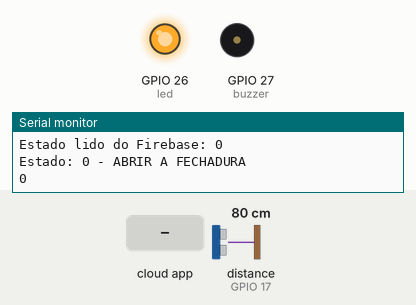
The sketch below on a simulated ESP32. Shown: output pins drawn as LEDs (lit = HIGH), buzzer (waves = sounding), the last lines printed to the serial monitor. The test bench sets the inputs (shaded band); at power-on: distance to the obstacle (sensor on GPIO 17) 80 cm. The echo pulse lasts 58.3 µs per cm; WiFi joins after 1.5 s; servers stay silent unless stated; the Firebase database answers and starts empty; pins used as bus, display or sensor lines are not drawn.

Above: at 3.2 s.
3.3 s: the phone or cloud app sets fechadura to 1
At 4.1 s:
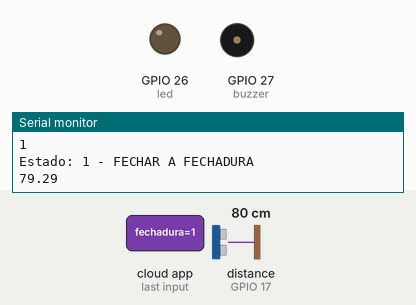
4.9 s: distance to the obstacle (sensor on GPIO 17) set to 12 cm
6.6 s: distance to the obstacle (sensor on GPIO 17) set to 9 cm
At 7.9 s:
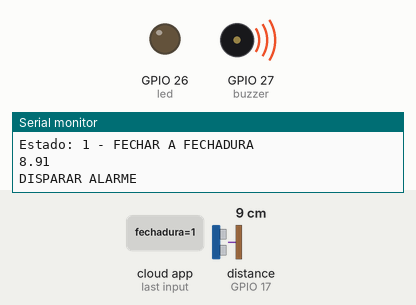
8.2 s: the phone or cloud app sets fechadura to 0
At 9.2 s:
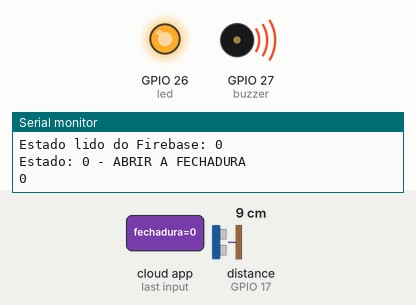
Timing chart, 0 to 11.1 s (numbered marks = the images above; inputs shaded):
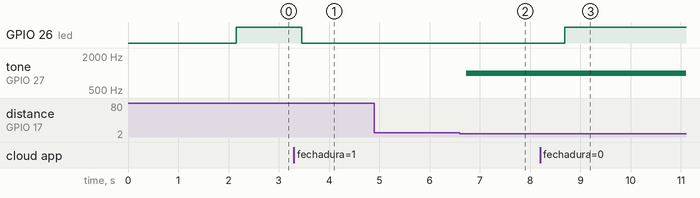

The sketch:

safeCycle.ino
```cpp
#include <WiFi.h>
#include <Firebase_ESP_Client.h>

#define WIFI_SSID "note 12 iwin"
#define WIFI_PASSWORD "iwinlb04"

#define API_KEY "AIzaSyCELZUB4BzaezA4rZiYMERuQ6DF40ULL_A"
#define DATABASE_URL "ledwoki-default-rtdb.firebaseio.com"
#define USER_EMAIL "teste003@gmail.com"
#define USER_PASSWORD "123456789"

FirebaseData fbdo;
FirebaseAuth auth;
FirebaseConfig config;

unsigned long sendDataPrevMillis = 0;
const int numReadings = 10;
const int readingDelay = 50;

int led = 26;
int trigPin = 16;
int echoPin = 17;
int buzzer = 27;

int estado_fechadura = 0;

void fechar_fechadura();
void abrir_fechadura();

void setup() {
  pinMode(led, OUTPUT);
  pinMode(trigPin, OUTPUT);
  pinMode(echoPin, INPUT);
  pinMode (buzzer, OUTPUT);
  Serial.begin(115200);
  WiFi.mode(WIFI_STA);
  WiFi.begin(WIFI_SSID, WIFI_PASSWORD);
  Serial.print("Conectando ao Wi-Fi");
  while (WiFi.status() != WL_CONNECTED) {
    Serial.println(".");
    delay(1000);
  }
  Serial.println("\nConectado ao Wi-Fi com IP: " + WiFi.localIP().toString());

  // Configuração do Firebase
  config.api_key = API_KEY;
  auth.user.email = USER_EMAIL;
  auth.user.password = USER_PASSWORD;
  config.database_url = DATABASE_URL;
  Firebase.reconnectNetwork(true);
  config.timeout.serverResponse = 10 * 1000;

  Firebase.begin(&config, &auth);
  Firebase.setDoubleDigits(5);
  fbdo.setBSSLBufferSize(1024, 1024);
  fbdo.setResponseSize(1024);
  Serial.println("Conectado ao Firebase");
}

void loop() {

  if (Firebase.ready()) {
    if (Firebase.RTDB.getInt(&fbdo, "/tranca/fechadura")) {
      estado_fechadura = fbdo.intData();
      Serial.print("Estado lido do Firebase: ");
      Serial.println(estado_fechadura);
    } else {
      Serial.print("Falha ao ler do Firebase: ");
      Serial.println(fbdo.errorReason());
    }
  }

  switch (estado_fechadura) {
    case 0:
      Serial.println("Estado: 0 - ABRIR A FECHADURA");
      Serial.println(estado_fechadura);
      abrir_fechadura();
      break;

    case 1:
      digitalWrite(trigPin, LOW);
      delayMicroseconds(2);
      digitalWrite(trigPin, HIGH);
      delayMicroseconds(10);
      digitalWrite(trigPin, LOW);
      long duration = pulseIn(echoPin, HIGH);
      float distance = duration * 0.034 / 2;
      Serial.println("DISTANCIA SENSOR");
      Serial.println(distance);


      Serial.println(estado_fechadura);
      Serial.println("Estado: 1 - FECHAR A FECHADURA");
      Serial.println(distance);
      fechar_fechadura();
      if (distance < 10) {
        Serial.println("DISPARAR ALARME");
        tone(buzzer, 1000);
      }else{
        noTone(buzzer);
      }
      break;
  }

  delay(500);
}

void fechar_fechadura() {
  digitalWrite(led, 0);
}

void abrir_fechadura() {
  digitalWrite(led, 1);
}
```

Measured:
- the behaviour switches between 11 and 10 cm on distance to the obstacle (sensor on GPIO 17) (found by bisection; images 1 and 2)
- after the input at 3.3 s, GPIO 26 (led): HIGH → LOW after 0.16 s
- after the input at 6.6 s, tone on GPIO 27 (buzzer): silent → 1000 Hz after 0.13 s
- after the input at 8.2 s, GPIO 26 (led): LOW → HIGH after 0.49 s
